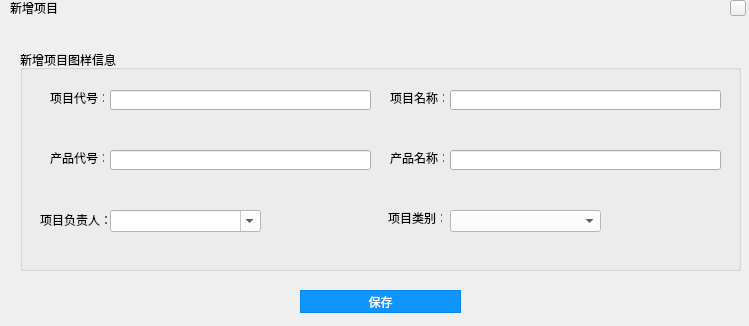
<?xml version="1.0" encoding="UTF-8"?>
<ui version="4.0">
 <class>Tybh_sub</class>
 <widget class="QWidget" name="Tybh_sub">
  <property name="geometry">
   <rect>
    <x>0</x>
    <y>0</y>
    <width>749</width>
    <height>326</height>
   </rect>
  </property>
  <property name="windowTitle">
   <string>Form</string>
  </property>
  <widget class="QLabel" name="label">
   <property name="geometry">
    <rect>
     <x>10</x>
     <y>0</y>
     <width>54</width>
     <height>16</height>
    </rect>
   </property>
   <property name="text">
    <string>新增项目</string>
   </property>
  </widget>
  <widget class="closeButton" name="toolButton">
   <property name="geometry">
    <rect>
     <x>730</x>
     <y>0</y>
     <width>16</width>
     <height>16</height>
    </rect>
   </property>
   <property name="text">
    <string/>
   </property>
  </widget>
  <widget class="QGroupBox" name="groupBox_2">
   <property name="geometry">
    <rect>
     <x>20</x>
     <y>50</y>
     <width>721</width>
     <height>221</height>
    </rect>
   </property>
   <property name="title">
    <string>新增项目图样信息</string>
   </property>
   <widget class="QLabel" name="label_3">
    <property name="geometry">
     <rect>
      <x>30</x>
      <y>40</y>
      <width>54</width>
      <height>16</height>
     </rect>
    </property>
    <property name="text">
     <string>项目代号：</string>
    </property>
   </widget>
   <widget class="QLineEdit" name="lineEdit_proNum">
    <property name="geometry">
     <rect>
      <x>90</x>
      <y>40</y>
      <width>261</width>
      <height>20</height>
     </rect>
    </property>
    <property name="styleSheet">
     <string notr="true">color: rgb(0, 0, 0);</string>
    </property>
   </widget>
   <widget class="QLabel" name="label_4">
    <property name="geometry">
     <rect>
      <x>20</x>
      <y>160</y>
      <width>71</width>
      <height>20</height>
     </rect>
    </property>
    <property name="text">
     <string>项目负责人：</string>
    </property>
   </widget>
   <widget class="QLabel" name="label_5">
    <property name="geometry">
     <rect>
      <x>30</x>
      <y>100</y>
      <width>54</width>
      <height>16</height>
     </rect>
    </property>
    <property name="text">
     <string>产品代号：</string>
    </property>
   </widget>
   <widget class="QLineEdit" name="lineEdit_productNum">
    <property name="geometry">
     <rect>
      <x>90</x>
      <y>100</y>
      <width>261</width>
      <height>20</height>
     </rect>
    </property>
   </widget>
   <widget class="QLabel" name="label_6">
    <property name="geometry">
     <rect>
      <x>370</x>
      <y>100</y>
      <width>54</width>
      <height>16</height>
     </rect>
    </property>
    <property name="text">
     <string>产品名称：</string>
    </property>
   </widget>
   <widget class="QLineEdit" name="lineEdit_productName">
    <property name="geometry">
     <rect>
      <x>430</x>
      <y>100</y>
      <width>271</width>
      <height>20</height>
     </rect>
    </property>
   </widget>
   <widget class="QLabel" name="label_7">
    <property name="geometry">
     <rect>
      <x>370</x>
      <y>40</y>
      <width>54</width>
      <height>16</height>
     </rect>
    </property>
    <property name="text">
     <string>项目名称：</string>
    </property>
   </widget>
   <widget class="QLabel" name="label_8">
    <property name="geometry">
     <rect>
      <x>368</x>
      <y>160</y>
      <width>54</width>
      <height>16</height>
     </rect>
    </property>
    <property name="text">
     <string>项目类别：</string>
    </property>
   </widget>
   <widget class="QLineEdit" name="lineEdit_proName">
    <property name="geometry">
     <rect>
      <x>430</x>
      <y>40</y>
      <width>271</width>
      <height>20</height>
     </rect>
    </property>
   </widget>
   <widget class="QComboBox" name="comboBox_proLeader">
    <property name="geometry">
     <rect>
      <x>90</x>
      <y>160</y>
      <width>151</width>
      <height>22</height>
     </rect>
    </property>
    <property name="styleSheet">
     <string notr="true">background-color: rgb(255, 255, 255);</string>
    </property>
    <property name="editable">
     <bool>true</bool>
    </property>
   </widget>
   <widget class="QComboBox" name="comboBox_proType">
    <property name="geometry">
     <rect>
      <x>430</x>
      <y>160</y>
      <width>151</width>
      <height>22</height>
     </rect>
    </property>
    <property name="styleSheet">
     <string notr="true">background-color: rgb(255, 255, 255);</string>
    </property>
   </widget>
  </widget>
  <widget class="QPushButton" name="pushButton">
   <property name="geometry">
    <rect>
     <x>300</x>
     <y>290</y>
     <width>161</width>
     <height>23</height>
    </rect>
   </property>
   <property name="styleSheet">
    <string notr="true">QPushButton#pushButton
{
    color:white;
    background-color:rgb(14 , 150 , 254);
    border: 1px solid rgb(11 , 137 , 234);
}

QPushButton#pushButton:hover
{
    color:white;
    background-color:rgb(44 , 137 , 255);
    border: 1px solid rgb(11 , 137 , 234);
}

QPushButton#pushButton:pressed
{
    color:white;
    background-color:rgb(14 , 135 , 228);
    border: 1px solid rgb(12 , 138 , 235);
    padding-left:3px;
    padding-top:3px;
}
</string>
   </property>
   <property name="text">
    <string>保存</string>
   </property>
  </widget>
 </widget>
 <customwidgets>
  <customwidget>
   <class>closeButton</class>
   <extends>QToolButton</extends>
   <header>closebutton.h</header>
  </customwidget>
 </customwidgets>
 <resources/>
 <connections/>
</ui>
